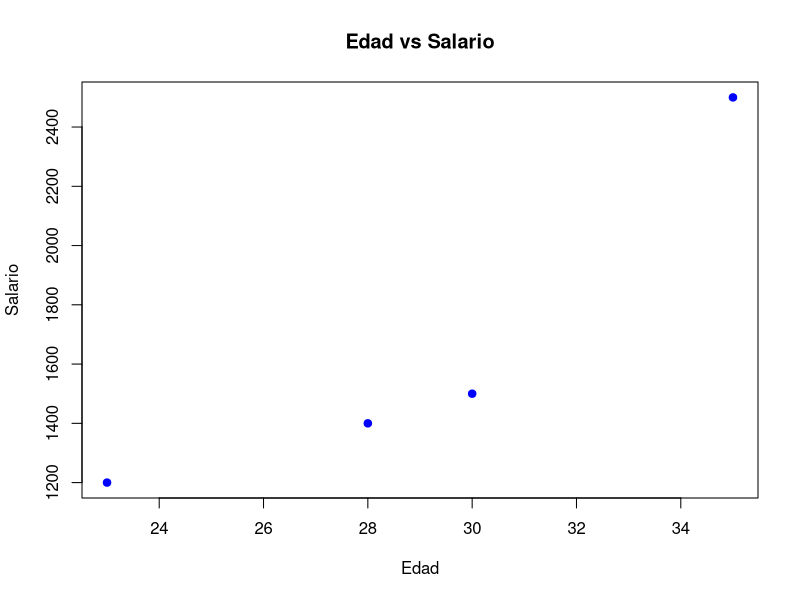

Source code (R):
# Crear un dataset simple
datos <- data.frame(
  nombre = c("Ana", "Luis", "Carlos", "Marta"),
  edad = c(23, 30, 28, 35),
  salario = c(1200, 1500, 1400, 2500)
)

# Ver los datos
print(datos)

# Resumen estadístico
summary(datos)

# Promedio de salarios
promedio_salario <- mean(datos$salario)
print(paste("Promedio salario:", promedio_salario))

# Gráfico sencillo
plot(
  datos$edad,
  datos$salario,
  main = "Edad vs Salario",
  xlab = "Edad",
  ylab = "Salario",
  col = "blue",
  pch = 19
)
